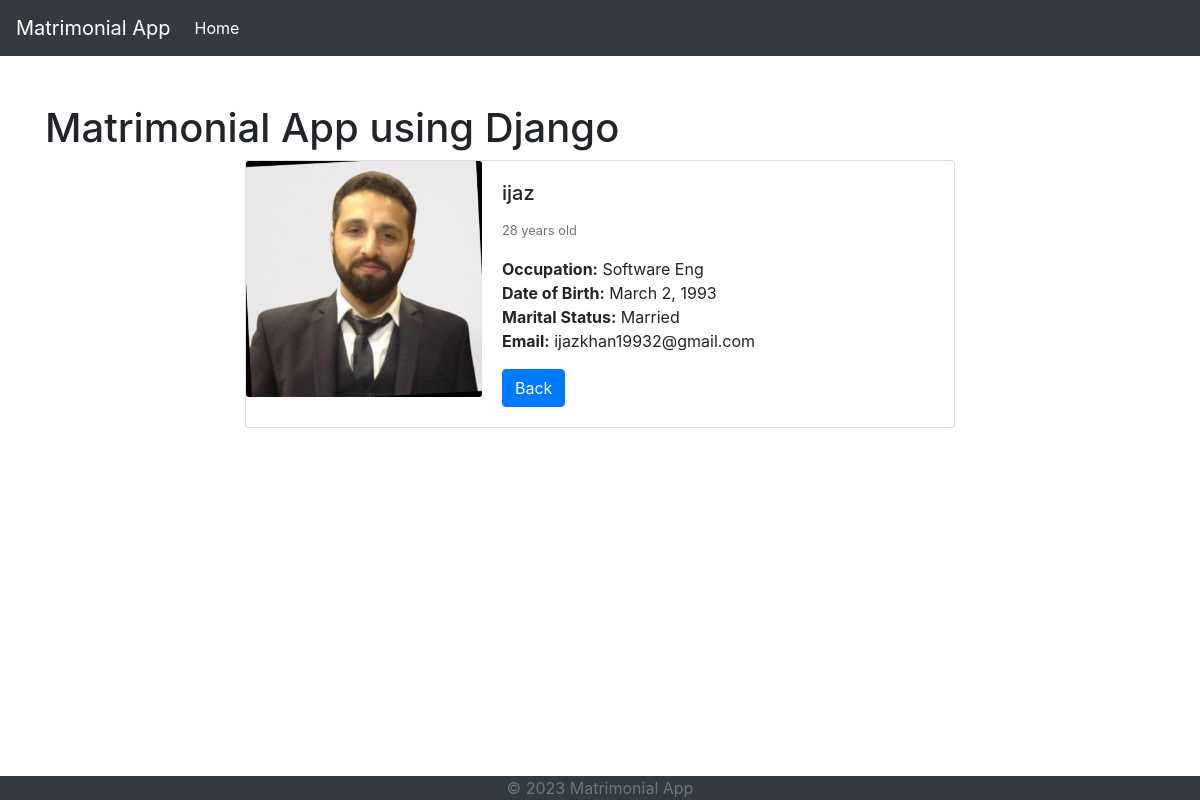
The page /5 on the database its author committed.
### matrimony/models.py (models this page shows, shortened)
class Profile(models.Model):
    GENDER_COICES = [
        ('M', 'Male'),
        ('F', 'Female'),
    ]
    name = models.CharField(max_length=140)
    profile_pic = models.ImageField(null=True, blank=True)
    age = models.IntegerField(default=0)
    gender = models.CharField(max_length=1, choices=GENDER_COICES)
    occupation = models.CharField(max_length=100, null=True, blank=True)
    place_of_birth = models.CharField(max_length=100, default=False)
    birth_date = models.DateField(null=True)
    is_married = models.BooleanField(default=False)
    email = models.EmailField(max_length=254, unique=True)

### matrimony/views.py (the view)
# urls.py: path('<int:profile_id>', views.ProfileDetailView, name='profile_detail')
def ProfileDetailView(request, profile_id):
    profile = Profile.objects.get(id=profile_id)
    return render(request, 'matrimony/profile_detail.html', {'profile': profile})

### matrimony/templates/matrimony/profile_detail.html (shortened to what this page needs)
{% extends 'matrimony/base.html' %}
{% load static %}
{% block content %}
<div class="container mt-5">
    <div class="row">
        <h1 class="center mt-10">Matrimonial App using Django </h1>
    </div>
    <div class="row">
        <div class="col-md-8 offset-md-2">
            <div class="card">
                <div class="row no-gutters">
                    <div class="col-md-4">
                        <img src="{{ profile.profile_pic.url }}" class="card-img" alt="Profile picture">
                    </div>
                    <div class="col-md-8">
                        <div class="card-body">
                            <h5 class="card-title">{{ profile.name }}</h5>
                            <p class="card-text"><small class="text-muted">{{ profile.age }} years old</small></p>
                            <p class="card-text">
                                <strong>Occupation:</strong> {{ profile.occupation }}<br>
                                <strong>Date of Birth:</strong> {{ profile.birth_date }}<br>
                                <strong>Marital Status:</strong> {{ profile.is_married|yesno:"Married,Single" }}<br>
                                <strong>Email:</strong> {{ profile.email }}<br>
                            </p>
                            <a href="{% url 'matrimony:profile_list' %}" class="btn btn-primary">Back</a>
                        </div>
                    </div>
                </div>
            </div>
        </div>
    </div>
</div>
{% endblock  %}

### rows shown on the page
Profile: profile_pic (picture), name "ijaz", age "28", occupation "Software Eng", birth_date "March 2, 1993", is_married "Married", email "ijazkhan19932@gmail.com"
